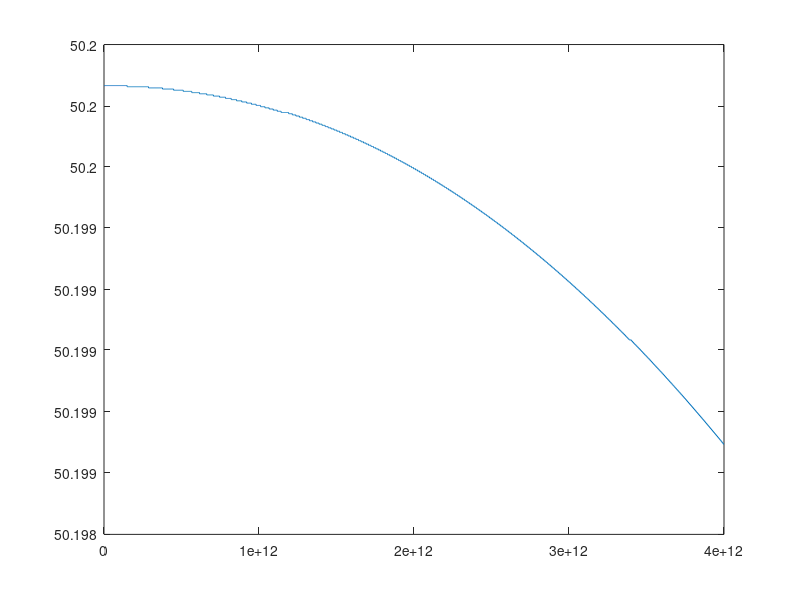

MATLAB code for this plot:
clc;clear;close all;
freq = (0.5:0.5:4000)*1e9;
omega  = freq*1i;
C= 1e-13;
L= 100e-12;
R1 =50;
R2 = 5;
R3 = 300;
% Z = 50 + (1./(omega.*C).*(R2+omega.*L))./(1./(omega.*C)+(R2+omega.*L));
Z = 50 + (1./(omega.*C+R2).*(R3+omega.*L))./(1./(omega.*C+R2)+(R3+omega.*L));
plot(freq,real(Z))